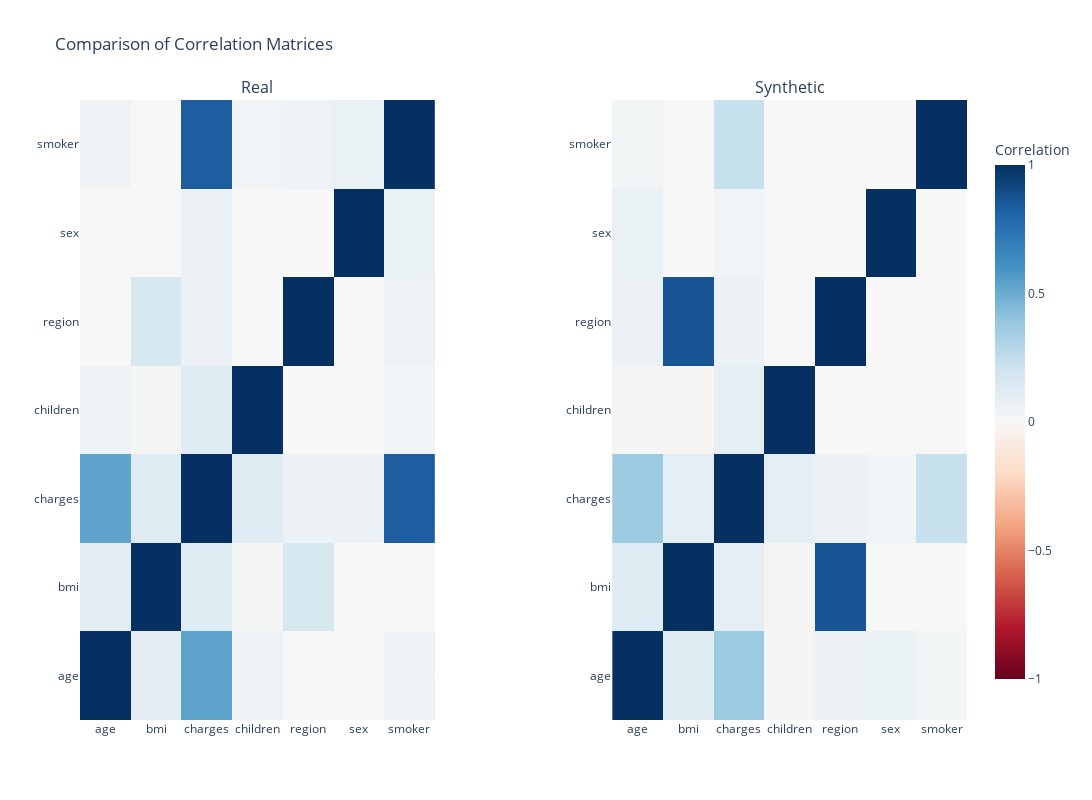

Notebook source saved alongside this figure:
### Code cell
plot_correlation_matrices(correlation_matrix, correlation_matrix_syn, "Real", "Synthetic")

### Figure 1 — Plotly figure (JSON) as saved in the notebook; plotly's stock layout.template omitted (floating-point values rounded to 4 significant figures)
{"data": [{"colorbar": {"len": 0.9, "title": {"text": "Correlation"}}, "colorscale": [[0, "rgb(103,0,31)"], [0.1, "rgb(178,24,43)"], [0.2, "rgb(214,96,77)"], [0.3, "rgb(244,165,130)"], [0.4, "rgb(253,219,199)"], [0.5, "rgb(247,247,247)"], [0.6, "rgb(209,229,240)"], [0.7, "rgb(146,197,222)"], [0.8, "rgb(67,147,195)"], [0.9, "rgb(33,102,172)"], [1, "rgb(5,48,97)"]], "hoverongaps": false, "hovertemplate": "X: %{x}<br>Y: %{y}<br>Corr: %{z:.2f}<extra></extra>", "type": "heatmap", "x": ["age", "bmi", "charges", "children", "region", "sex", "smoker"], "xaxis": "x", "y": ["age", "bmi", "charges", "children", "region", "sex", "smoker"], "yaxis": "y", "z": [[1.0, 0.1077, 0.5344, 0.05699, 0.0, 0.0, 0.04256], [0.1077, 1.0, 0.1194, 0.01561, 0.1638, 0.0, 0.0], [0.5344, 0.1194, 1.0, 0.1333, 0.06468, 0.06258, 0.8321], [0.05699, 0.01561, 0.1333, 1.0, 0.0, 0.0, 0.03754], [0.0, 0.1638, 0.06468, 0.0, 1.0, 0.0, 0.05698], [0.0, 0.0, 0.06258, 0.0, 0.0, 1.0, 0.06914], [0.04256, 0.0, 0.8321, 0.03754, 0.05698, 0.06914, 1.0]], "zmax": 1, "zmin": -1}, {"colorscale": [[0, "rgb(103,0,31)"], [0.1, "rgb(178,24,43)"], [0.2, "rgb(214,96,77)"], [0.3, "rgb(244,165,130)"], [0.4, "rgb(253,219,199)"], [0.5, "rgb(247,247,247)"], [0.6, "rgb(209,229,240)"], [0.7, "rgb(146,197,222)"], [0.8, "rgb(67,147,195)"], [0.9, "rgb(33,102,172)"], [1, "rgb(5,48,97)"]], "hoverongaps": false, "hovertemplate": "X: %{x}<br>Y: %{y}<br>Corr: %{z:.2f}<extra></extra>", "showscale": false, "type": "heatmap", "x": ["age", "bmi", "charges", "children", "region", "sex", "smoker"], "xaxis": "x2", "y": ["age", "bmi", "charges", "children", "region", "sex", "smoker"], "yaxis": "y2", "z": [[1.0, 0.1219, 0.3685, 0.01453, 0.06482, 0.07177, 0.02657], [0.1219, 1.0, 0.09601, -0.01542, 0.8637, 0.0, 0.0], [0.3685, 0.09601, 1.0, 0.1022, 0.06315, 0.03737, 0.2274], [0.01453, -0.01542, 0.1022, 1.0, 0.0, 0.007864, 0.0], [0.06482, 0.8637, 0.06315, 0.0, 1.0, 0.0, 0.0], [0.07177, 0.0, 0.03737, 0.007864, 0.0, 1.0, 0.0], [0.02657, 0.0, 0.2274, 0.0, 0.0, 0.0, 1.0]], "zmax": 1, "zmin": -1}], "layout": {"annotations": [{"font": {"size": 16}, "showarrow": false, "text": "Real", "x": 0.2, "xanchor": "center", "xref": "paper", "y": 1, "yanchor": "bottom", "yref": "paper"}, {"font": {"size": 16}, "showarrow": false, "text": "Synthetic", "x": 0.8, "xanchor": "center", "xref": "paper", "y": 1, "yanchor": "bottom", "yref": "paper"}], "height": 800, "showlegend": false, "title": {"text": "Comparison of Correlation Matrices"}, "width": 1400, "xaxis": {"anchor": "y", "domain": [0, 0.4]}, "xaxis2": {"anchor": "y2", "domain": [0.6, 1]}, "yaxis": {"anchor": "x", "domain": [0, 1]}, "yaxis2": {"anchor": "x2", "domain": [0, 1]}}}
